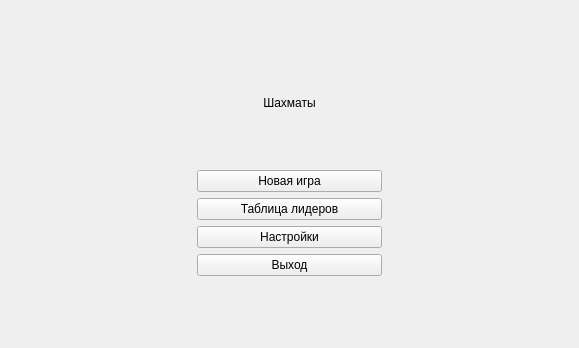
<?xml version="1.0" encoding="UTF-8"?>
<ui version="4.0">
 <class>ScreenMenu</class>
 <widget class="QWidget" name="ScreenMenu">
  <property name="geometry">
   <rect>
    <x>0</x>
    <y>0</y>
    <width>579</width>
    <height>348</height>
   </rect>
  </property>
  <property name="windowTitle">
   <string>Form</string>
  </property>
  <layout class="QGridLayout" name="gridLayout">
   <item row="0" column="0">
    <layout class="QVBoxLayout" name="verticalLayout" stretch="2,8,6,4">
     <item>
      <spacer name="verticalSpacer_2">
       <property name="orientation">
        <enum>Qt::Vertical</enum>
       </property>
       <property name="sizeType">
        <enum>QSizePolicy::Expanding</enum>
       </property>
       <property name="sizeHint" stdset="0">
        <size>
         <width>20</width>
         <height>40</height>
        </size>
       </property>
      </spacer>
     </item>
     <item>
      <widget class="QLabel" name="labelChess">
       <property name="styleSheet">
        <string notr="true">font: 70pt &quot;Comfortaa&quot;;</string>
       </property>
       <property name="text">
        <string>Шахматы</string>
       </property>
       <property name="alignment">
        <set>Qt::AlignCenter</set>
       </property>
      </widget>
     </item>
     <item>
      <layout class="QHBoxLayout" name="horizontalLayout_3" stretch="1,1,1">
       <property name="sizeConstraint">
        <enum>QLayout::SetMinimumSize</enum>
       </property>
       <item>
        <spacer name="horizontalSpacer">
         <property name="orientation">
          <enum>Qt::Horizontal</enum>
         </property>
         <property name="sizeHint" stdset="0">
          <size>
           <width>40</width>
           <height>20</height>
          </size>
         </property>
        </spacer>
       </item>
       <item>
        <layout class="QVBoxLayout" name="verticalLayout_2" stretch="1,1,1,1">
         <item>
          <widget class="QPushButton" name="buttonNewGame">
           <property name="enabled">
            <bool>true</bool>
           </property>
           <property name="sizePolicy">
            <sizepolicy hsizetype="Minimum" vsizetype="Minimum">
             <horstretch>0</horstretch>
             <verstretch>0</verstretch>
            </sizepolicy>
           </property>
           <property name="minimumSize">
            <size>
             <width>0</width>
             <height>0</height>
            </size>
           </property>
           <property name="focusPolicy">
            <enum>Qt::NoFocus</enum>
           </property>
           <property name="styleSheet">
            <string notr="true">font: 75 11pt &quot;Comfortaa&quot;;</string>
           </property>
           <property name="text">
            <string>Новая игра</string>
           </property>
          </widget>
         </item>
         <item>
          <widget class="QPushButton" name="buttonLiderboard">
           <property name="sizePolicy">
            <sizepolicy hsizetype="Minimum" vsizetype="Minimum">
             <horstretch>0</horstretch>
             <verstretch>0</verstretch>
            </sizepolicy>
           </property>
           <property name="focusPolicy">
            <enum>Qt::NoFocus</enum>
           </property>
           <property name="styleSheet">
            <string notr="true">font: 75 11pt &quot;Comfortaa&quot;;</string>
           </property>
           <property name="text">
            <string>Таблица лидеров</string>
           </property>
          </widget>
         </item>
         <item>
          <widget class="QPushButton" name="buttonSettings">
           <property name="sizePolicy">
            <sizepolicy hsizetype="Minimum" vsizetype="Minimum">
             <horstretch>0</horstretch>
             <verstretch>0</verstretch>
            </sizepolicy>
           </property>
           <property name="focusPolicy">
            <enum>Qt::NoFocus</enum>
           </property>
           <property name="styleSheet">
            <string notr="true">font: 75 11pt &quot;Comfortaa&quot;;</string>
           </property>
           <property name="text">
            <string>Настройки</string>
           </property>
          </widget>
         </item>
         <item>
          <widget class="QPushButton" name="buttonExit">
           <property name="sizePolicy">
            <sizepolicy hsizetype="Minimum" vsizetype="Minimum">
             <horstretch>0</horstretch>
             <verstretch>0</verstretch>
            </sizepolicy>
           </property>
           <property name="focusPolicy">
            <enum>Qt::NoFocus</enum>
           </property>
           <property name="styleSheet">
            <string notr="true">font: 75 11pt &quot;Comfortaa&quot;;</string>
           </property>
           <property name="text">
            <string>Выход</string>
           </property>
          </widget>
         </item>
        </layout>
       </item>
       <item>
        <spacer name="horizontalSpacer_2">
         <property name="orientation">
          <enum>Qt::Horizontal</enum>
         </property>
         <property name="sizeHint" stdset="0">
          <size>
           <width>40</width>
           <height>20</height>
          </size>
         </property>
        </spacer>
       </item>
      </layout>
     </item>
     <item>
      <spacer name="verticalSpacer">
       <property name="orientation">
        <enum>Qt::Vertical</enum>
       </property>
       <property name="sizeType">
        <enum>QSizePolicy::Preferred</enum>
       </property>
       <property name="sizeHint" stdset="0">
        <size>
         <width>20</width>
         <height>30</height>
        </size>
       </property>
      </spacer>
     </item>
    </layout>
   </item>
  </layout>
 </widget>
 <resources/>
 <connections/>
</ui>
